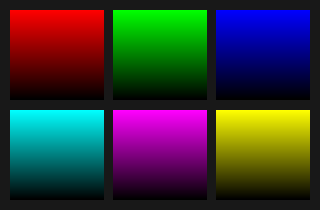
#> input picture Module_1_Activity_1_RGB_Channels/sample.png, 320 x 210 px
$ python laplacian_edges.py ../Module_1_Activity_1_RGB_Channels/sample.png   (older library calls are emulated)
#> lines starting #> are read from the running program, lines starting #| are printed output that depends on the picture
"""Module 2, Activity 3: highlight image edges with a Laplacian filter.

Install with: python3 -m pip install opencv-python
Run the built-in demo: python3 laplacian_edges.py
Use your own image: python3 laplacian_edges.py photo.jpg
"""

import argparse
from pathlib import Path

import cv2
import numpy as np


def main():
    parser = argparse.ArgumentParser(description=__doc__)
    parser.add_argument("image", nargs="?", type=Path, help="Input image path")
    parser.add_argument("-o", "--output", type=Path, default=Path("laplacian_edges.png"))
    args = parser.parse_args()

    if args.image is None:
        # A flat background and simple shapes make the edge response easy to see.
        gray = np.full((240, 320), 35, dtype=np.uint8)
        cv2.rectangle(gray, (35, 65), (140, 175), 200, thickness=cv2.FILLED)
        cv2.circle(gray, (228, 120), 55, 240, thickness=cv2.FILLED)
    else:
        gray = cv2.imread(str(args.image), cv2.IMREAD_GRAYSCALE)
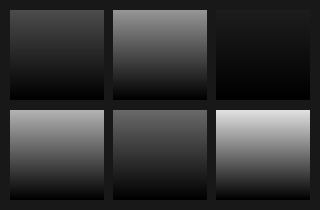
#> gray: shape (210, 320); min 0, max 225, mean 53.5
        if gray is None:
            parser.error(f"Could not read image: {args.image}")
        if args.image.resolve() == args.output.resolve():
            parser.error("Choose an output path different from the input image.")

    # Smooth small intensity variations before taking a second derivative.
    blurred = cv2.GaussianBlur(gray, (3, 3), 0)
    response = cv2.Laplacian(blurred, cv2.CV_64F, ksize=1)
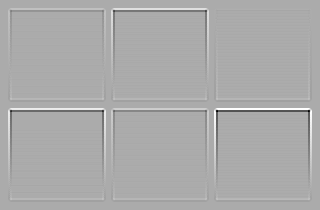
#> response: shape (210, 320) float64; min -102, max 50, mean 0; drawn with min black and max white

    # Keep the magnitude of both positive and negative responses for display.
    edges = cv2.convertScaleAbs(response)
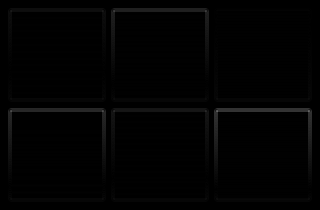
#> edges: shape (210, 320); min 0, max 102, mean 2.2
    try:
        saved = cv2.imwrite(str(args.output), edges)
    except cv2.error as error:
        parser.error(f"Could not save the edge map: {error}")
    if not saved:
        parser.error(f"Could not save the edge map: {args.output}")

    print(f"Saved Laplacian edge map to {args.output}")


if __name__ == "__main__":
    main()
